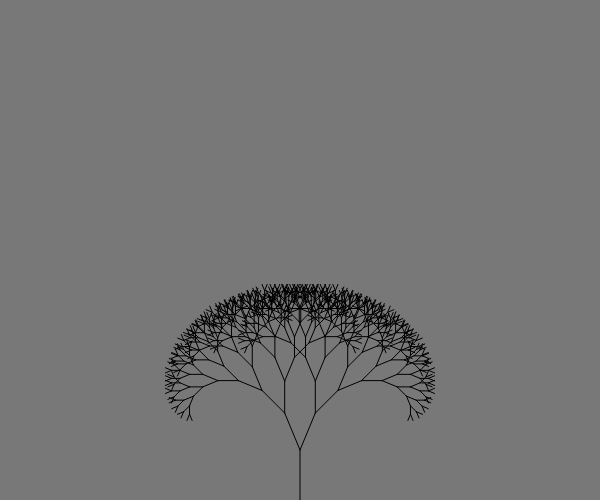
Frame 1 (no input)
Frame 60 (no input): identical to frame 1, image omitted
Frame 120 (the mouse pressed at the canvas centre since frame 60): identical to frame 1, image omitted

The p5.js sketch that drew this single still picture (run headless with seeded random() and noise() and a simulated clock; from frame 60 on, the mouse is pressed at the canvas centre):

// p5.js sketch
// ── sketch.js
const canvasWidth = 600;
const canvasHeight = 500;

let sliderDegree, sliderLength, sliderCutLen, sliderDensity;
let randomBool = false;

function setup() {
  // frameRate(1);

  createCanvas(canvasWidth, canvasHeight);

  createP("Rotate degree");
  sliderDegree = createSlider(0, PI / 4, PI / 8, PI / 64);

  createP("Starting branch length");
  sliderLength = createSlider(0, 100, 50);

  createP("Length of cutting branch");
  sliderCutLen = createSlider(0, 1, 0.8, 0.1);

  createP("Branch density");
  sliderDensity = createSlider(4, 10, 5);

  createP("");
  const checkboxRandom = createButton("Random branches");

  createP("");
  const checkboxReset = createButton("Reset to default");

  checkboxRandom.mousePressed(() => {
    randomBool = true;
    frameRate(60);
    setTimeout(() => {
      frameRate(0);
    }, 1000);
  });

  checkboxReset.mousePressed(() => {
    randomBool = false;
    frameRate(60);
  });
}

function draw() {
  background(120);

  const degree = sliderDegree.value();
  const lineLength = sliderLength.value();
  const cuttingLength = sliderCutLen.value();
  const density = sliderDensity.value();

  const tree = new drawLine({
    start: createVector(width / 2, height),
    end: createVector(width / 2, height - lineLength),
    degree,
    lineLength,
    cuttingLength,
    density,
    randomBool
  });

  tree.draw();
  // console.log(tree.ranArr());
}

// ── drawLine.js
class drawLine {
  constructor({
    start,
    end,
    degree,
    lineLength,
    cuttingLength,
    density,
    randomBool
  }) {
    this.start = start;
    this.end = end;
    this.degree = degree;
    this.lineLength = lineLength;
    this.cuttingLength = cuttingLength;
    this.density = density;
    this.randomBool = randomBool;
  }

  draw() {
    line(this.start.x, this.start.y, this.end.x, this.end.y);

    if (this.lineLength > 5) {
      this.branch("left");
      this.branch("right");
    }
  }

  branch(rot) {
    let dir = p5.Vector.sub(this.end, this.start);

    if (this.randomBool) this.degree = random(PI / 64, PI / 4);

    dir.rotate(rot === "right" ? this.degree : -this.degree);
    dir.mult(this.cuttingLength);

    let newEnd = p5.Vector.add(this.end, dir);
    const miniBranch = new drawLine({
      start: this.end,
      end: newEnd,
      degree: this.degree,
      lineLength: this.lineLength - this.density,
      cuttingLength: this.cuttingLength,
      density: this.density,
      randomBool: this.randomBool
    });

    miniBranch.draw();
  }
}
